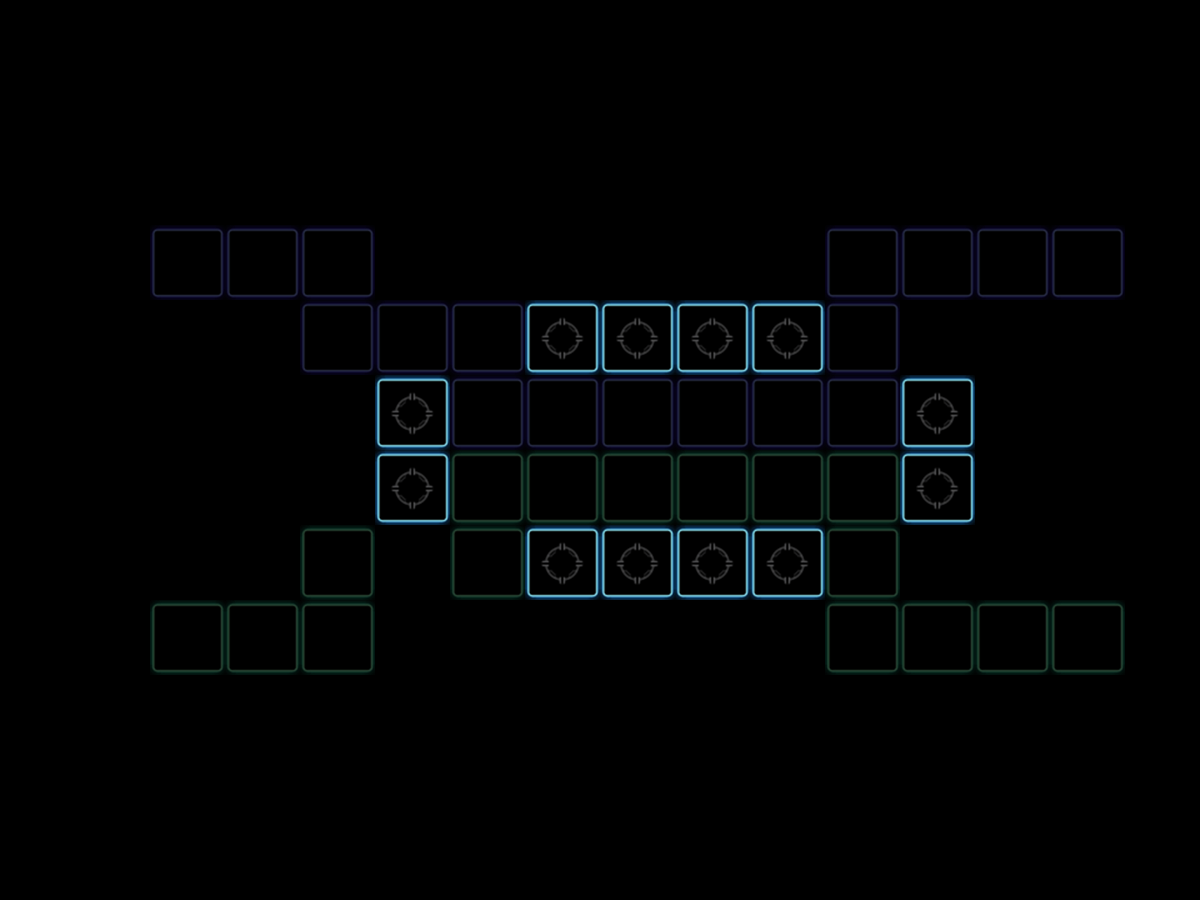

A 2D game scene composited from a Tiled map and its tileset images. What follows is a short description and the map's XML, with each tile layer's data collapsed to a summary:
An orthogonal 16x12 tile map with 75x75 px tiles, 5 tile layers (road1, road2, road3, road4, ...), 10 tilesets.

<map version="1.0" tiledversion="1.1.6" orientation="orthogonal" renderorder="left-down" width="16" height="12" tilewidth="75" tileheight="75" infinite="0" nextobjectid="1">
 <tileset firstgid="1" source="battle.tsx" />
 <tileset firstgid="2" source="heroPos.tsx" />
 <tileset firstgid="3" source="lr.tsx" />
 <tileset firstgid="4" source="lt.tsx" />
 <tileset firstgid="5" source="lr_r1.tsx" />
 <tileset firstgid="6" source="lt_r1.tsx" />
 <tileset firstgid="7" source="lr_r2.tsx" />
 <tileset firstgid="8" source="lt_r2.tsx" />
 <tileset firstgid="9" source="lr_r3.tsx" />
 <tileset firstgid="10" source="lt_r3.tsx" />
 <layer name="road1" width="16" height="12">
  <data>[192 cells, 17 non-empty, 1 distinct tile ids]</data>
 </layer>
 <layer name="road2" width="16" height="12">
  <data>[192 cells, 0 non-empty, 0 distinct tile ids]</data>
 </layer>
 <layer name="road3" width="16" height="12">
  <data>[192 cells, 16 non-empty, 1 distinct tile ids]</data>
 </layer>
 <layer name="road4" width="16" height="12">
  <data>[192 cells, 0 non-empty, 0 distinct tile ids]</data>
 </layer>
 <layer name="tower" width="16" height="12">
  <data>[192 cells, 12 non-empty, 1 distinct tile ids]</data>
 </layer>
</map>